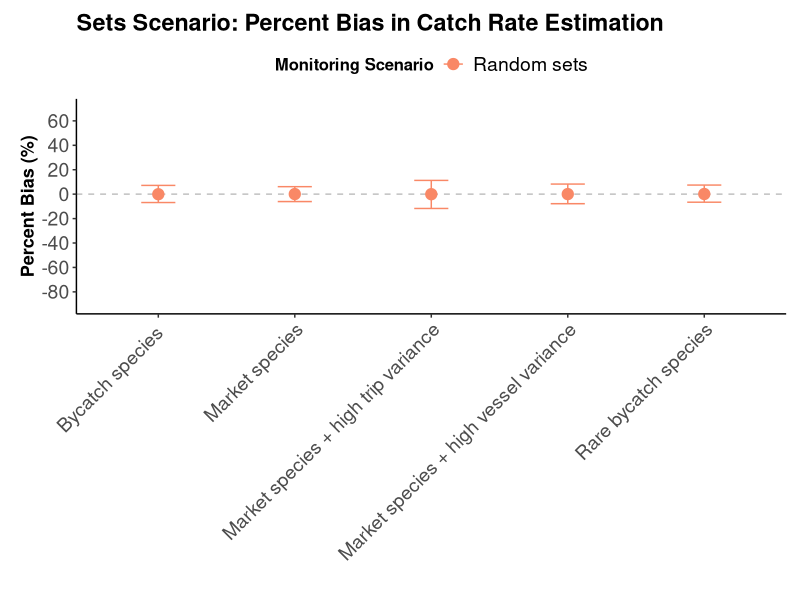
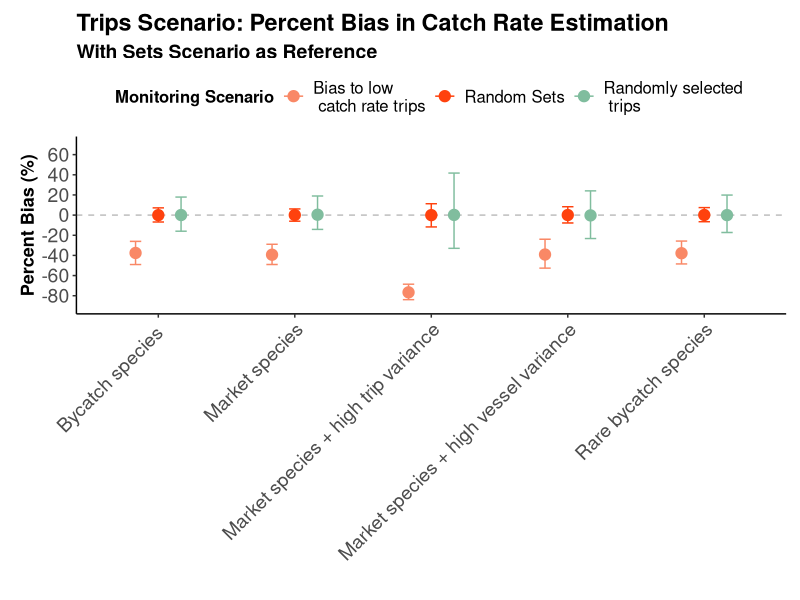
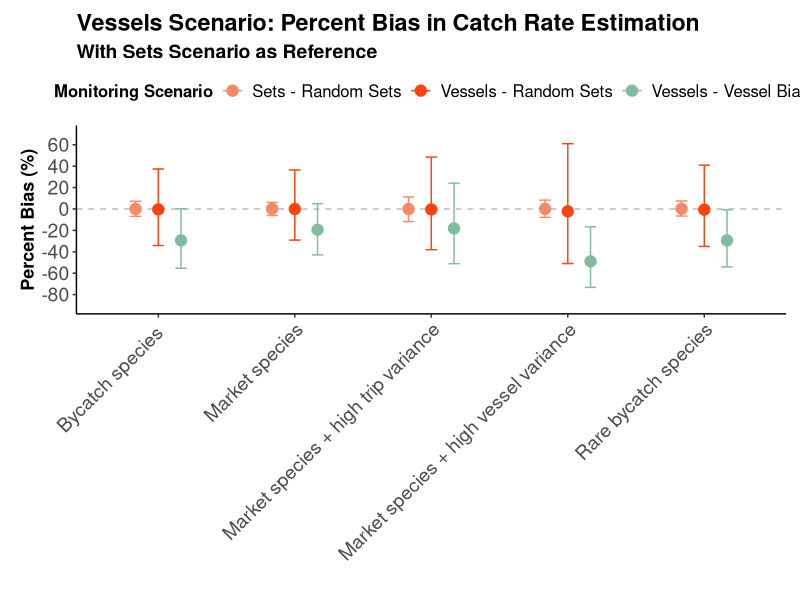
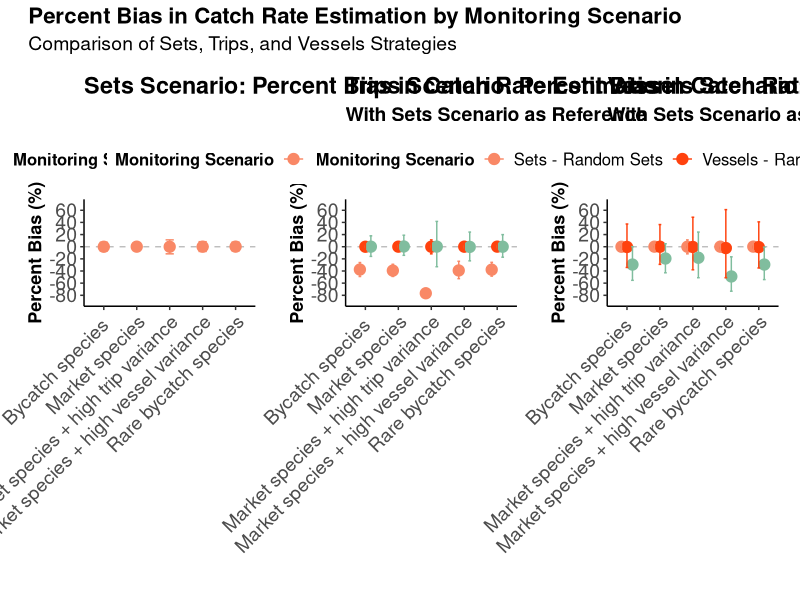
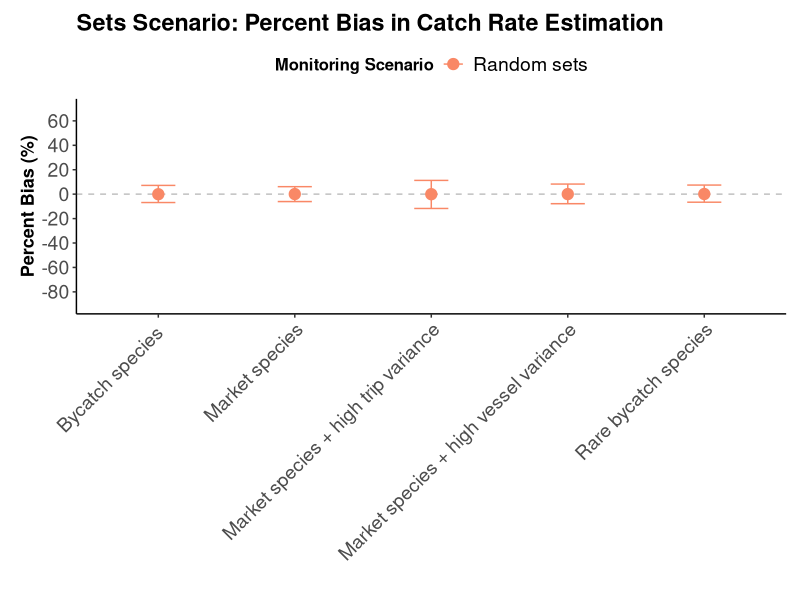
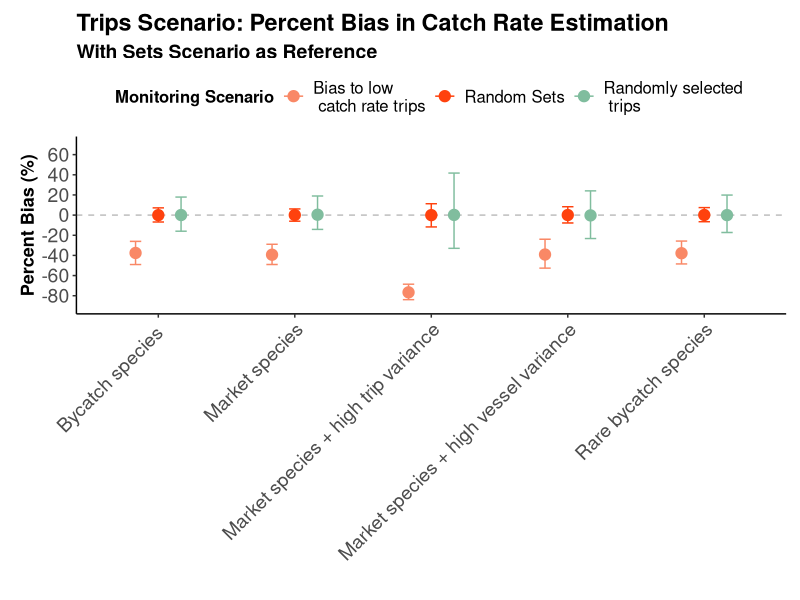
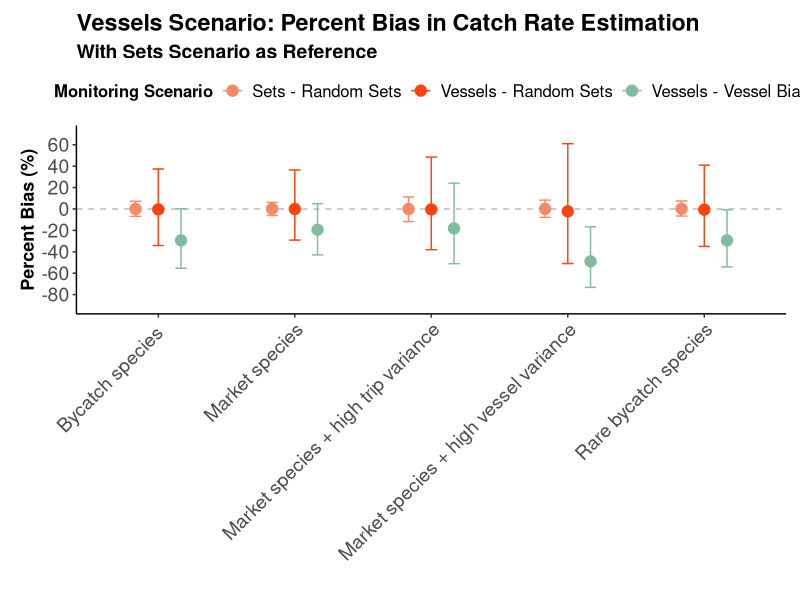
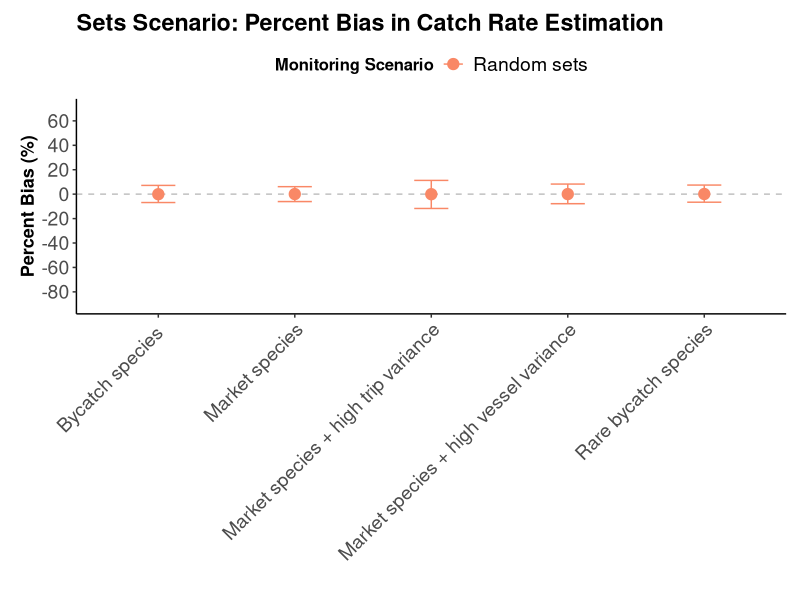

Reproduce these figures in R, in order.
# MSC Review Rates Simulation - Visualization
# This script creates visualizations of the simulation results

# Load required libraries
library(tidyverse)
library(ggplot2)
library(gridExtra)
library(ggthemes)
library(patchwork)
theme_set(theme_classic())

# Read simulation results
results_summary <- read.csv("outputs/simulation_results_summary_tidy.csv") %>%
  filter(p_monitor == 0.3)


scnrs_to_plot <- data.frame(
  strategy = c("sets", "trips", "vessels", "trips", "vessels"), 
  description = c(
      rep("Baseline", 3),
      "Trip bias", 
      "Vessel bias"
)
)

spp_scnrs_to_plot <- merge(scnrs_to_plot, data.frame(species = unique(results_summary$species)),
      by = NULL) %>%
      arrange(strategy)

results_plot <- results_summary %>%
  inner_join(spp_scnrs_to_plot)  %>%
  # change description labels
  mutate(description = case_when(
    description == "Baseline" ~ "Random sets",
    description == "Trip bias" ~ "Trip bias",
    description == "Vessel bias" ~ "Vessel bias",
    TRUE ~ description
  ))

yaxis_scale <- c(-90, 70)

# Create data for each plot

#
# Sets plot - only sets strategy
#
results_sets <- results_plot %>%
  filter(strategy == "sets") %>%
  mutate(x_axis = paste(species, description, sep = " - ")) %>%
    arrange(species, description) 

plot_sets <- ggplot(results_sets, aes(x = species, y = mean_bias_percent, color = description)) +
  geom_hline(yintercept = 0, linetype = "dashed", color = "grey") +
  geom_point(size = 3.5, position = position_dodge(width = 0.5)) +
  geom_errorbar(aes(ymin = lower_ci_mean_bias_percent, ymax = upper_ci_mean_bias_percent),
    position = position_dodge(width = 0.5), width = 0.25
  ) +
  labs(
    title = "Sets Scenario: Percent Bias in Catch Rate Estimation",
    x = "", y = "Percent Bias (%)", color = "Monitoring Scenario"
  ) +
  scale_color_canva() +
  scale_y_continuous(limits = yaxis_scale, breaks = seq(-80, 60, 20)) +
  theme(
    axis.text.x = element_text(angle = 45, hjust = 1, size = 14),
    axis.text.y = element_text(size = 14),
    axis.title = element_text(size = 13, face = "bold"),
    title = element_text(size = 14, face = "bold"),
    legend.title = element_text(size = 12, face = "bold"),
    legend.text = element_text(size = 14),
    legend.position = "top",
    plot.margin = margin(10, 10, 10, 15),
    panel.grid.minor = element_blank()
  )
plot_sets

#
# Trips plot - trips and sets strategies
#

results_trips <- results_plot %>%
  filter(strategy %in% c("sets", "trips"))%>%
  mutate(
    colour_scale = str_to_title(paste(strategy, description, sep = " - ")),
    colour_scale = case_when(colour_scale == "Sets - Random Sets" ~ "Random Sets",
       colour_scale == "Trips - Random Sets" ~ "Randomly selected \n trips",
       colour_scale == "Trips - Trip Bias" ~ "Bias to low \n catch rate trips",
       TRUE ~ colour_scale)
  ) %>%
  arrange(species, description) 
    
pd2 <- position_dodge(width = 0.5)

plot_trips <- ggplot(results_trips) + 
  aes(x = species, y = mean_bias_percent, color = colour_scale,
  group = colour_scale) +
  geom_hline(yintercept = 0, linetype = "dashed", color = "grey") +
  geom_point(size = 3.5, position = pd2) +
  geom_errorbar(aes(ymin = lower_ci_mean_bias_percent, ymax = upper_ci_mean_bias_percent),
    position = pd2, width = 0.25) +
  labs(
    title = "Trips Scenario: Percent Bias in Catch Rate Estimation",
    subtitle = "With Sets Scenario as Reference",
    x = "", y = "Percent Bias (%)", color = "Monitoring Scenario"
  ) +
  scale_color_canva() +
  scale_y_continuous(limits = yaxis_scale, breaks = seq(-80, 60, 20)) +
  theme(
    axis.text.x = element_text(angle = 45, hjust = 1, size = 14),
    axis.text.y = element_text(size = 14),
    axis.title = element_text(size = 13, face = "bold"),
    title = element_text(size = 14, face = "bold"),
    legend.title = element_text(size = 12, face = "bold"),
    legend.text = element_text(size = 12),
    legend.position = "top",
    plot.margin = margin(10, 10, 10, 15),
    panel.grid.minor = element_blank()
  )
plot_trips

#
# Vessels plot - vessels and sets strategies
#

results_vessels <- results_plot %>%
  filter(strategy %in% c("sets", "vessels")) %>%
  mutate(
    colour_scale = str_to_title(paste(strategy, description, sep = " - "))
  ) %>%
  arrange(species, description)

pd3 <- position_dodge(width = 0.5)
plot_vessels <- ggplot(results_vessels) + 
  aes(x = species, y = mean_bias_percent, color = colour_scale,
  group = colour_scale) +
  geom_hline(yintercept = 0, linetype = "dashed", color = "grey") +
  geom_point(size = 3.5, position = pd3) +
  geom_errorbar(aes(ymin = lower_ci_mean_bias_percent, ymax = upper_ci_mean_bias_percent),
    position = pd3, width = 0.25) +
  labs(
    title = "Vessels Scenario: Percent Bias in Catch Rate Estimation",
    subtitle = "With Sets Scenario as Reference",
    x = "", y = "Percent Bias (%)", color = "Monitoring Scenario"
  ) +
  scale_color_canva() +
  scale_y_continuous(limits = yaxis_scale, breaks = seq(-80, 60, 20)) +
  theme(
    axis.text.x = element_text(angle = 45, hjust = 1, size = 14),
    axis.text.y = element_text(size = 14),
    axis.title = element_text(size = 13, face = "bold"),
    title = element_text(size = 14, face = "bold"),
    legend.title = element_text(size = 12, face = "bold"),
    legend.text = element_text(size = 12),
    legend.position = "top",
    plot.margin = margin(10, 10, 10, 15),
    panel.grid.minor = element_blank()
  )
plot_vessels

#
# Make a patchwork of the three plots
#

combined_plot <- plot_sets + plot_trips + plot_vessels +
  plot_layout(ncol = 3) +
  plot_annotation(
    title = "Percent Bias in Catch Rate Estimation by Monitoring Scenario",
    subtitle = "Comparison of Sets, Trips, and Vessels Strategies",
    theme = theme(plot.title = element_text(size = 16, face = "bold"),
                  plot.subtitle = element_text(size = 14))
  )
combined_plot
# Save the plots
ggsave("plots/plot_bias_percent_sets.png", plot = plot_sets,
       width = 8, height = 9, dpi = 300)
ggsave("plots/plot_bias_percent_trips.png", plot = plot_trips,
       width = 8, height = 9, dpi = 300)
ggsave("plots/plot_bias_percent_vessels.png", plot = plot_vessels,
       width = 8, height = 9, dpi = 300)

      ggsave("plots/plot_bias_percent_sets.pdf", plot = plot_sets,
        width = 8, height = 9)
      ggsave("plots/plot_bias_percent_trips.pdf", plot = plot_trips,
        width = 8, height = 9)
      ggsave("plots/plot_bias_percent_vessels.pdf", plot = plot_vessels,
        width = 8, height = 9)
